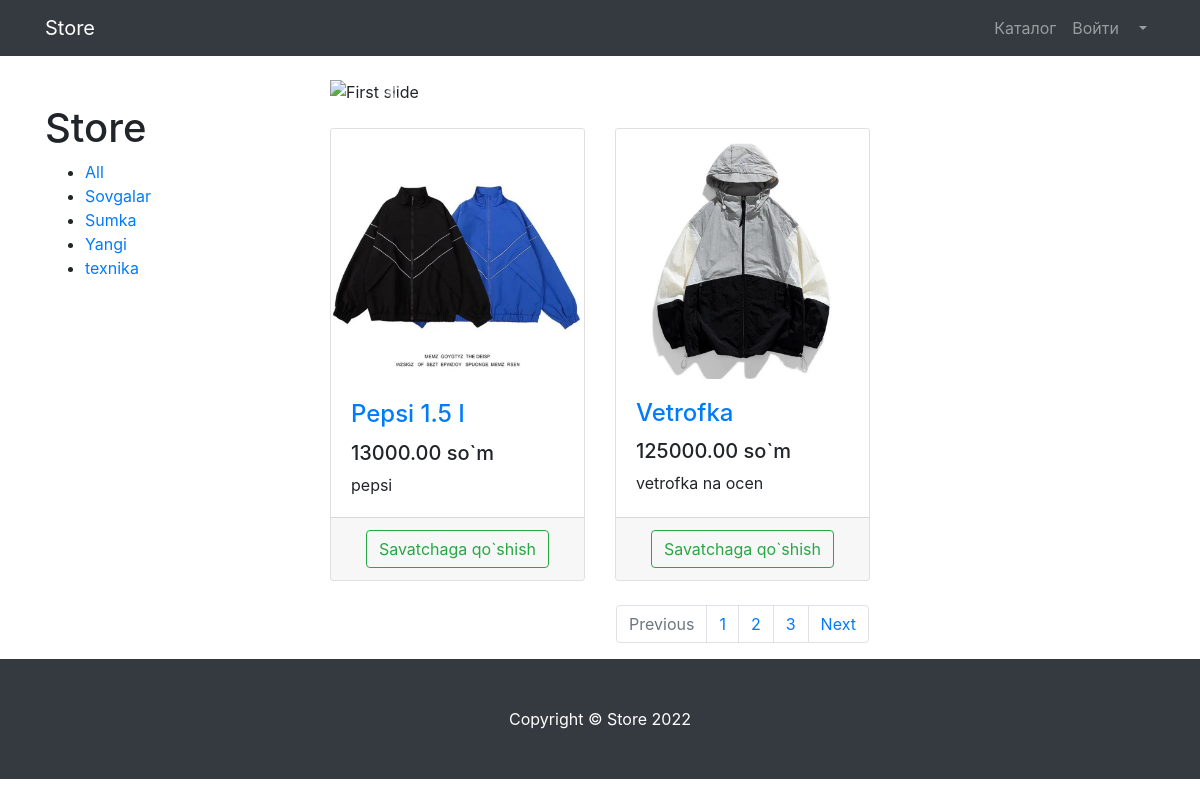
The app's page /product/ with its own data.
### products_app/models.py (models this page shows, shortened)
class Category(models.Model):
    name = models.CharField(max_length=255)
    slug = models.SlugField(max_length=200, blank=True, null=True)
    def get_absolute_url(self):
        return reverse('product_list_by_category',
                        args=[self.slug])
    class Meta:
        ordering = ('name',)
        verbose_name = 'Категория'
        verbose_name_plural = 'Категории'

class ProductImage(models.Model):
    product = models.ForeignKey(Product, on_delete=models.CASCADE)
    image = models.ImageField(upload_to="product_image")

class Product(models.Model):
    category = models.ForeignKey(Category, on_delete=models.CASCADE, related_name='products')
    product_kod = models.CharField(max_length= 10, editable=False, unique=True, default=create_new_id)
    name = models.CharField(max_length=255)
    slug = models.SlugField(max_length=200, blank=True, null=True)
    description = models.TextField(blank=True)
    price = models.DecimalField(max_digits=14, decimal_places=2)
    quantity = models.PositiveIntegerField(default=0)
    available = models.BooleanField(default=True)
    created = models.DateTimeField(auto_now_add=True)
    updated = models.DateTimeField(auto_now=True)
    def get_absolute_url(self):
        return reverse('product_detail',
                        args=[self.id, self.slug])
    class Meta:
        ordering = ('name',)
        index_together = (('id', 'slug'),)

### products_app/views.py (the view)
# urls.py: path('product/', product_view, name='product_view'),
def product_view(request, category_slug=None):
    category = None
    categories = Category.objects.all()
    products = Product.objects.filter(available=True)
    if category_slug:
        category = get_object_or_404(Category, slug=category_slug)
        products = products.filter(category=category)
    paginator = Paginator(products, 2)
    page_number = request.GET.get("page")
    page_obj = paginator.get_page(page_number)
    contex = {
        "category": category,
        "categoryies": categories,
        "page_obj": page_obj
    }
    return render(request, "products.html", contex)

### cart/context_processors.py (called while the page is built)
def cart(request):
    return {'cart': Cart(request)}

### products_app/context_processors.py (called while the page is built)
def category(request):
    categories = Category.objects.all()
    return {"categories":categories}

### Templates/products.html (shortened to what this page needs)
{% extends 'base.html' %}
{% load static %}
{% block css %}
<link href="{% static 'css/products.css' %}" rel="stylesheet">
{% endblock css %}
{% block content %}
<div class="container">
    <div class="row">
        <div class="col-lg-3">
            <h1 class="mt-5">{% if category %}{{ category.name }}{% else %}Store{% endif %}</h1>
            <ul>
                <li {% if not category %}class="selected"{% endif %}>
                    <a href="{% url 'product_view' %}">All</a>
                </li>
                {% for c in categories %}
                    <li {% if category.slug == c.slug %}class="selected"{% endif %}>
                        <a href="{{ c.get_absolute_url }}">{{ c.name }}</a>
                    </li>
                {% endfor %}
            </ul>
        </div>
        <div class="col-lg-9">
            <div id="carouselExampleIndicators" class="carousel slide my-4" data-ride="carousel">
                <ol class="carousel-indicators">
                    <li data-target="#carouselExampleIndicators" data-slide-to="0" class="active"></li>
                    <li data-target="#carouselExampleIndicators" data-slide-to="1"></li>
                    <li data-target="#carouselExampleIndicators" data-slide-to="2"></li>
                </ol>
                <div class="carousel-inner" role="listbox">
                    <div class="carousel-item active">
                        <img class="d-block img-fluid" src="{% static 'img/slides/slide-1.jpg' %}" alt="First slide">
                    </div>
                </div>
                <a class="carousel-control-prev" href="#carouselExampleIndicators" role="button" data-slide="prev">
                    <span class="carousel-control-prev-icon" aria-hidden="true"></span>
                </a>
                <a class="carousel-control-next" href="#carouselExampleIndicators" role="button" data-slide="next">
                    <span class="carousel-control-next-icon" aria-hidden="true"></span>
                </a>
            </div>
            <div class="row">
                {% for product in page_obj %}
                <div class="col-lg-4 col-md-6 mb-4">
                    <div class="card h-100">
                        <a href="{{ product.get_absolute_url }}">
                            {% for picture in product.productimage_set.all  %}
                            {% if picture == product.productimage_set.all.first %}
                            <img class="card-img-top"
                                 src="{% if picture.image %}{{picture.image.url}}{% else %}{% static 'img/no_image.webp' %}{% endif %}"
                                 alt="">
                            {% endif %}
                            {% endfor %}
                        </a>
                        <div class="card-body">
                            <h4 class="card-title">
                                <a style="text-decoration: none;" href="{{ product.get_absolute_url }}">{{product.name}}</a>
                            </h4>
                            <h5>{{product.price}} so`m</h5>
                            <p class="card-text">{{product.description}}</p>
                        </div>
                        <div class="card-footer text-center">
                            <button type="button" class="btn btn-outline-success">Savatchaga qo`shish</button>
                        </div>
                    </div>
                </div>
                {% endfor %}
            </div>
            <nav aria-label="Page navigation example">
                <ul class="pagination justify-content-center">
                    <li class="page-item disabled">
                        <a class="page-link" href="#" tabindex="-1" aria-disabled="true">Previous</a>
                    </li>
                    <li class="page-item"><a class="page-link" href="#">1</a></li>
                    <li class="page-item"><a class="page-link" href="#">2</a></li>
                    <li class="page-item"><a class="page-link" href="#">3</a></li>
                    <li class="page-item">
                        <a class="page-link" href="#">Next</a>
                    </li>
                </ul>
            </nav>
        </div>
    </div>
</div>
{% endblock content %}
{% block footer %}
<footer class="py-5 bg-dark">
    <div class="container">
        <p class="m-0 text-center text-white">Copyright &copy; Store 2022</p>
    </div>
</footer>
{% endblock footer %}

### static/css/products.css (style rules this page uses)
body { padding-top: 56px; }

### records on screen
Category: name "Sovgalar"
Category: name "Sumka"
Category: name "Yangi"
Category: name "texnika"
Product: name "Pepsi 1.5 l", price "13000.00", description "pepsi"
ProductImage: image (picture)
Product: name "Vetrofka", price "125000.00", description "vetrofka na ocen"
ProductImage: image (picture)
